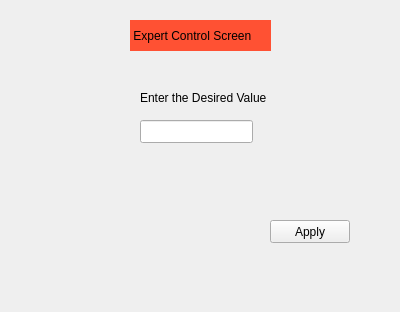
<?xml version="1.0" encoding="UTF-8"?>
<ui version="4.0">
 <class>Form</class>
 <widget class="QWidget" name="Form">
  <property name="geometry">
   <rect>
    <x>0</x>
    <y>0</y>
    <width>400</width>
    <height>312</height>
   </rect>
  </property>
  <property name="windowTitle">
   <string>Form</string>
  </property>
  <widget class="QLabel" name="label">
   <property name="geometry">
    <rect>
     <x>130</x>
     <y>20</y>
     <width>141</width>
     <height>31</height>
    </rect>
   </property>
   <property name="styleSheet">
    <string notr="true">background-color: rgb(255, 81, 51);</string>
   </property>
   <property name="text">
    <string> Expert Control Screen</string>
   </property>
  </widget>
  <widget class="QLineEdit" name="value">
   <property name="geometry">
    <rect>
     <x>140</x>
     <y>120</y>
     <width>113</width>
     <height>23</height>
    </rect>
   </property>
  </widget>
  <widget class="QPushButton" name="apply">
   <property name="geometry">
    <rect>
     <x>270</x>
     <y>220</y>
     <width>80</width>
     <height>23</height>
    </rect>
   </property>
   <property name="text">
    <string>Apply</string>
   </property>
  </widget>
  <widget class="QLabel" name="errortext">
   <property name="geometry">
    <rect>
     <x>148</x>
     <y>160</y>
     <width>101</width>
     <height>20</height>
    </rect>
   </property>
   <property name="text">
    <string/>
   </property>
  </widget>
  <widget class="QLabel" name="label_2">
   <property name="geometry">
    <rect>
     <x>140</x>
     <y>90</y>
     <width>151</width>
     <height>16</height>
    </rect>
   </property>
   <property name="text">
    <string>Enter the Desired Value</string>
   </property>
  </widget>
 </widget>
 <resources/>
 <connections/>
</ui>
